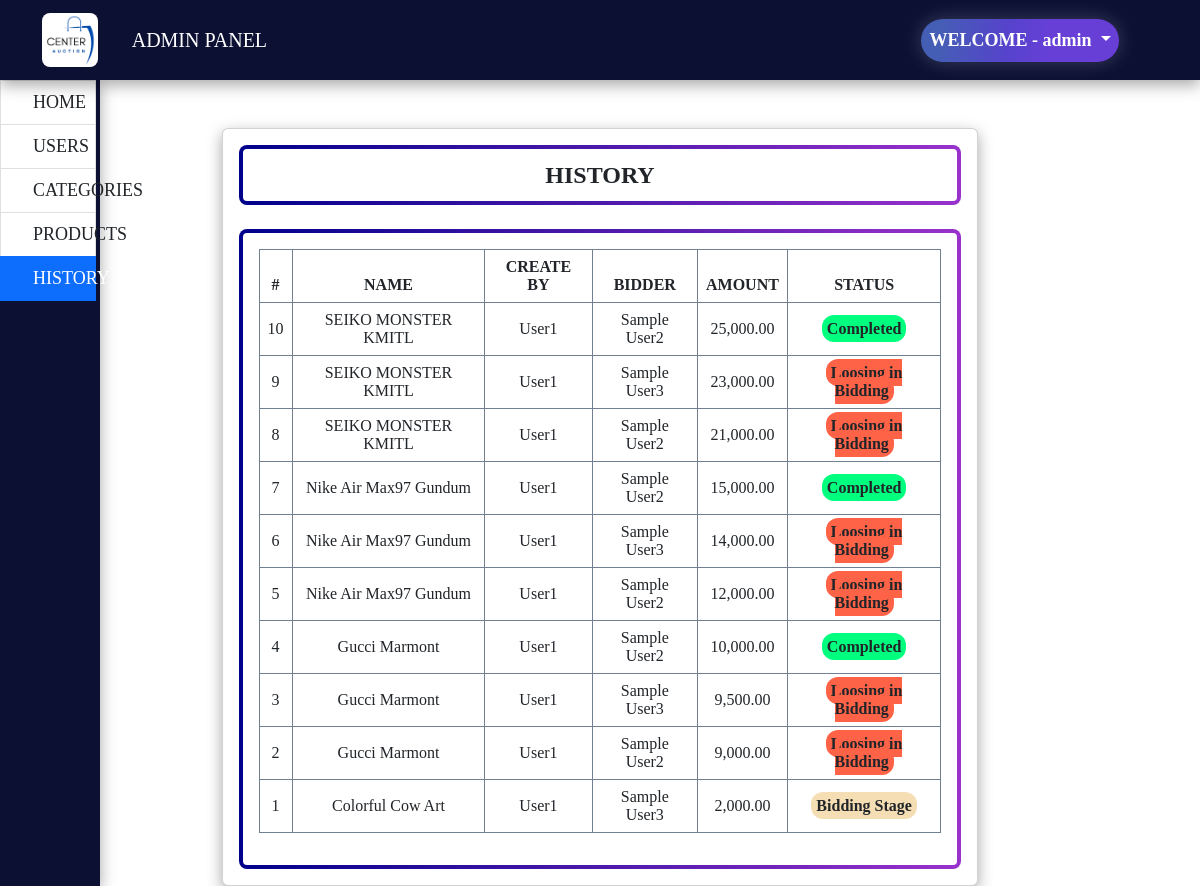
Screenshot of /Admin/Results.php (signed in) with the database file from the repository.
### tables this page shows
CREATE TABLE `bids` (
  `bid_id` int(5) NOT NULL,
  `bid_user_id` int(5) NOT NULL,
  `bid_product_id` int(5) NOT NULL,
  `bid_amount` float NOT NULL,
  `bid_status` tinyint(4) NOT NULL DEFAULT 1 COMMENT '1=bid,2=confirmed,3=cancelled',
  `bid_date_created` datetime NOT NULL DEFAULT current_timestamp() ON UPDATE current_timestamp()
);

CREATE TABLE `products` (
  `product_id` int(5) NOT NULL,
  `product_img` text NOT NULL,
  `product_category_id` int(5) NOT NULL,
  `product_name` varchar(100) NOT NULL,
  `product_desc` text NOT NULL,
  `product_start_bid` float NOT NULL,
  `product_end_bid` datetime NOT NULL,
  `product_date_created` datetime NOT NULL DEFAULT current_timestamp(),
  `product_created_by` varchar(30) NOT NULL,
  `product_buyer_id` int(5) NOT NULL DEFAULT 0
);

CREATE TABLE `members` (
  `member_id` int(5) NOT NULL,
  `member_fullname` varchar(50) NOT NULL,
  `member_contact` varchar(10) NOT NULL,
  `member_address` varchar(100) NOT NULL,
  `member_email` varchar(50) NOT NULL,
  `member_username` varchar(30) NOT NULL,
  `member_password` varchar(30) NOT NULL,
  `member_type` tinyint(1) NOT NULL DEFAULT 2 COMMENT '1=admin,2=user',
  `member_date_created` datetime NOT NULL DEFAULT current_timestamp()
);

### Admin/Results.php (the view, shortened to what this page needs)
<?php
include('../Assets/Session.php');
?>
<html>
    <head>
        <link href="https://cdn.jsdelivr.net/npm/bootstrap@5.2.2/dist/css/bootstrap.min.css" rel="stylesheet">
        <link href="https://getbootstrap.com/docs/5.2/assets/css/docs.css" rel="stylesheet">
        <link rel="stylesheet" href="../css/styles-admin.css">
    </head>
    <body>
        <nav class="navbar fixed-top navbar-expand-lg navbar-dark p-md-3">
            <div class="container">
                <img src="../img/logo.png" class="imgLogo">
                <div class="collapse navbar-collapse" id="navbarNav">
                    <ul class="navbar-nav navbar-margin">
                        <li class="navbar-item">
                            <a class="nav-link text-white" href="#">ADMIN PANEL</a>
                        </li>
                    </ul>
                </div>
                <?php if(isset($_SESSION['member_username'])): ?>
                <div>
                    <li class="dropdown btn-logout-position">
                        <a class="nav-link dropdown-toggle btn-right" href="#" id="navbarDarkDropdownMenuLink" role="button" data-bs-toggle="dropdown" aria-expanded="false">
                            WELCOME - <?php echo $_SESSION['member_username']; ?>
                        </a>
                    </li>
                </div>
                <?php else: ?>
                    <?php Header("Location: ../Admin/Login.php"); ?>
                <?php endif; ?>
            </div>
        </nav>
        <div class="container-fluid h-100">
            <div class="row h-100">
                <div class="col-1 list-group list-group-flush container-create">
                    <div class="container-create-text">
                    <a href="#" class="list-group-item list-group-item-action py-2 ripple" aria-current="true">
                        <i class="fas fa-tachometer-alt fa-fw me-3"></i><span>HOME</span>
                    </a>
                    <a href="Users.php" class="list-group-item list-group-item-action py-2 ripple ">
                        <i class="fas fa-chart-area fa-fw me-3"></i><span>USERS</span>
                    </a>
                    <a href="Categories.php" class="list-group-item list-group-item-action py-2 ripple ">
                        <i class="fas fa-chart-area fa-fw me-3"></i><span>CATEGORIES</span>
                    </a>
                    <a href="Products.php" class="list-group-item list-group-item-action py-2 ripple">
                        <i class="fas fa-chart-area fa-fw me-3"></i><span>PRODUCTS</span>
                    </a>
                    <a href="#" class="list-group-item list-group-item-action py-2 ripple active">
                        <i class="fas fa-lock fa-fw me-3"></i><span>HISTORY</span>
                    </a>
                    </div>
                </div>
                <div class="col-10">
                    <div class="col-lg-12">
                    <div class="row card-table">
                        <div class="col-md-12">
                            <div class="card">
                                <div class="card-header-main">
                                    <center><b>HISTORY</b></center>
                                </div>
                                <div class="card-body frame-main">
                                    <table class="table table-condensed table-bordered table-hover tr-main">
                                        <thead>
                                            <tr>
                                                <th class="text-center">#</th>
                                                <th class="text-center">NAME</th>
                                                <th class="text-center">CREATE BY</th>
                                                <th class="text-center">BIDDER</th>
                                                <th class="text-center">AMOUNT</th>
                                                <th class="text-center">STATUS</th>
                                            </tr>
                                        </thead>
                                        <tbody>
                                            <?php
                                            $books = mysqli_query($objConnect, "SELECT b.*, m.member_fullname, p.product_created_by AS member_fullname, product_created_by, p.product_name, p.product_end_bid FROM bids b
                                                                                INNER JOIN members m ON m.member_id = b.bid_user_id
                                                                                INNER JOIN products p ON p.product_id = b.bid_product_id
                                                                                ORDER BY b.bid_amount DESC");
                                            $i = $books->num_rows;
                                            while($row = $books->fetch_assoc()):
                                                $bidder_id = mysqli_query($objConnect, "SELECT * FROM members WHERE member_id =  {$row['bid_user_id']} ");
                                                $bidder_data = mysqli_fetch_array($bidder_id, MYSQLI_BOTH);
                                            ?>
                                            <tr>
                                                <td class="text-center"><?php echo $i-- ?></td>
                                                <td class="text-center">
                                                    <p ty> <?php echo ucwords($row['product_name']) ?></p>
                                                </td>
                                                <td class="text-center">
                                                    <p> <?php echo ucwords($row['product_created_by']) ?></p>
                                                </td>
                                                <td class="text-center">
                                                    <p> <?php echo ucwords($bidder_data['member_fullname']) ?></p>
                                                </td>
                                                <td class="text-center">
                                                    <p> <?php echo number_format($row['bid_amount'],2) ?></p>
                                                </td>
                                                <td class="text-center">
                                                    <?php
                                                    $bids = $objConnect->query("SELECT bid_status, MAX(bid_amount) AS max FROM bids WHERE bid_product_id = '$row[bid_product_id]'");
                                                    $bid_data = mysqli_fetch_array($bids, MYSQLI_BOTH);
                                                    ?>
                                                    <?php if($row['bid_status'] == 1): ?>
                                                        <?php if(strtotime(date('Y-m-d H:i')) < strtotime($row['product_end_bid'])): ?>
                                                            <span class="text-dark bidding-stage">Bidding Stage</span>
                                                    <?php endif; ?>
                                                    <?php elseif($row['bid_status'] == 2 && $row['bid_amount'] == $bid_data['max']): ?>
                                                        <span class="text-dark bidding-stage-win">Completed</span>
                                                    <?php else: ?>
                                                        <b><span class="text-dark bidding-stage-loose">Loosing in Bidding</span></b>
                                                    <?php endif; ?>
                                                </td>
                                            </tr>
                                            <?php endwhile; ?>
                                        </tbody>
                                    </table>
                                </div>
                            </div>
                        </div>
                    </div>
                </div>
            </div>
        </div>
    </body>
</html>

### css/styles-admin.css (style rules this page uses)
html, body { background-color: white; margin: 0; padding: 0; font-family: Quicksand; font-weight: 500; }
.navbar { background-color: #0c1033; background-size: cover; height: 10%; background-repeat: no-repeat; position: relative; box-shadow: rgba(0, 0, 0, 0.35) 0px 5px 15px; }
.imgLogo { width: 5%; float: left; border-radius: 8px; }
.container { font-size: 20; }
.navbar-margin { margin-left: 3%; }
li { list-style-type: none; }
.btn-right { background-image: linear-gradient(92.88deg, #455EB5 9.16%, #5643CC 43.89%, #673FD7 64.72%); color: white; padding: 8 8; border-radius: 25px; font-size: 18px; font-weight: 600; box-shadow: 0 0 20px rgba(255, 255, 255, 0.2); }
.btn-logout-position { right: 20%; }
.container-create { background-color: #0c1033; box-shadow: rgba(0, 0, 0, 0.35) 0px 5px 15px; }
.container-create-text { font-size: 18px; background-color: #ffffffc4; color: #343a40; width: 109%; }
.card { box-shadow: rgba(0, 0, 0, 0.35) 0px 5px 15px; }
.card-header-main { font-size: 24px; font-weight: 800; background-color: white; border: 4px solid transparent; background: linear-gradient(white, white) padding-box, linear-gradient(to right, darkblue, darkorchid) border-box; border-radius: 8px; padding: 8 8; margin: 16 16; margin-bottom: 1%; }
.frame-main { border: 4px solid transparent; background: linear-gradient(white, white) padding-box, linear-gradient(to right, darkblue, darkorchid) border-box; border-radius: 8px; margin: 16 16; }
.tr-main { border: 2px slategrey; }
.card-table { margin-left: 10%; margin-right: 10%; }
.bidding-stage { background-color:wheat; padding: 5 5; border-radius: 12px; font-weight: 800; }
.bidding-stage-win { background-color: springgreen; padding: 5 5; border-radius: 12px; font-weight: 800; }
.bidding-stage-loose { background-color: tomato; padding: 5 5; border-radius: 12px; }

### Admin/Results.php (style rules this page uses)
td { vertical-align: middle !important; }
td p { margin: unset }
img { max-width:100px; max-height: :150px; }

### rows the page displays
bids: products.product_name "SEIKO MONSTER KMITL", products.product_created_by "User1", members.member_fullname "Sample User2", bid_amount "25,000.00", bid_status "Completed"
bids: products.product_name "SEIKO MONSTER KMITL", products.product_created_by "User1", members.member_fullname "Sample User3", bid_amount "23,000.00", bid_status "Loosing in Bidding"
bids: products.product_name "SEIKO MONSTER KMITL", products.product_created_by "User1", members.member_fullname "Sample User2", bid_amount "21,000.00", bid_status "Loosing in Bidding"
bids: products.product_name "Nike Air Max97 Gundum", products.product_created_by "User1", members.member_fullname "Sample User2", bid_amount "15,000.00", bid_status "Completed"
bids: products.product_name "Nike Air Max97 Gundum", products.product_created_by "User1", members.member_fullname "Sample User3", bid_amount "14,000.00", bid_status "Loosing in Bidding"
bids: products.product_name "Nike Air Max97 Gundum", products.product_created_by "User1", members.member_fullname "Sample User2", bid_amount "12,000.00", bid_status "Loosing in Bidding"
bids: products.product_name "Gucci Marmont", products.product_created_by "User1", members.member_fullname "Sample User2", bid_amount "10,000.00", bid_status "Completed"
bids: products.product_name "Gucci Marmont", products.product_created_by "User1", members.member_fullname "Sample User3", bid_amount "9,500.00", bid_status "Loosing in Bidding"
bids: products.product_name "Gucci Marmont", products.product_created_by "User1", members.member_fullname "Sample User2", bid_amount "9,000.00", bid_status "Loosing in Bidding"
bids: products.product_name "Colorful Cow Art", products.product_created_by "User1", members.member_fullname "Sample User3", bid_amount "2,000.00", bid_status "Bidding Stage"

### other values shown
$_SESSION['member_username'] "admin"
